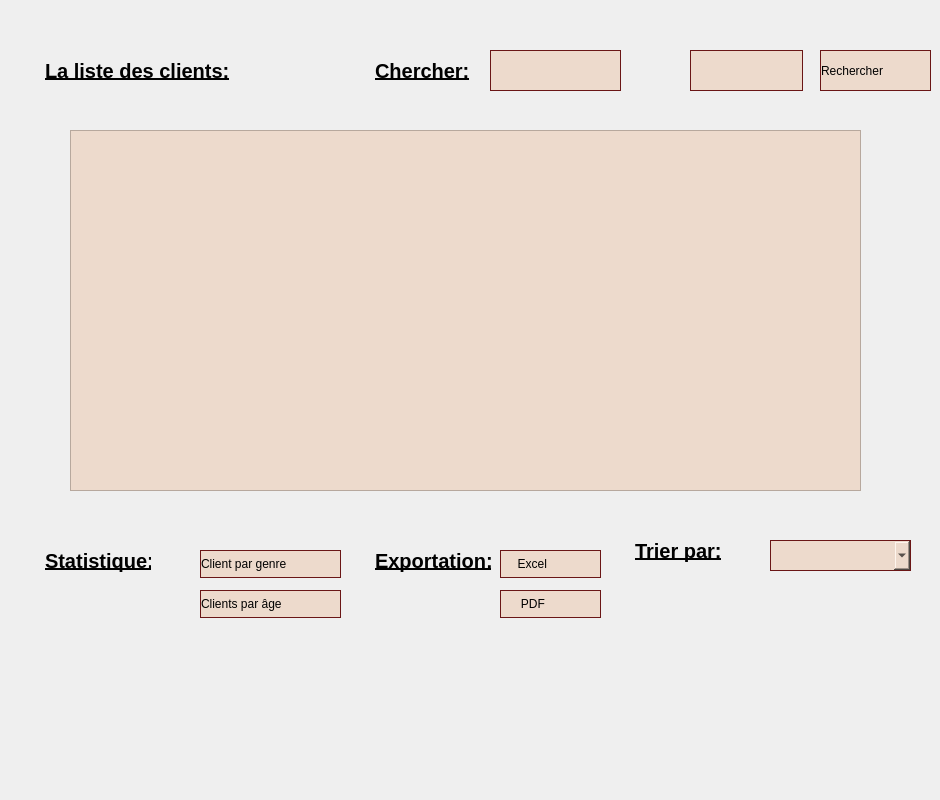
    <widget class="QWidget" name="tab_4">
     <attribute name="title">
      <string>Afficher</string>
     </attribute>
     <widget class="QTableView" name="le_tab">
      <property name="geometry">
       <rect>
        <x>70</x>
        <y>130</y>
        <width>791</width>
        <height>361</height>
       </rect>
      </property>
      <property name="styleSheet">
       <string notr="true">#le_tab
{

background-color: rgb(237, 218, 204);
}</string>
      </property>
     </widget>
     <widget class="QLabel" name="label_24">
      <property name="geometry">
       <rect>
        <x>20</x>
        <y>30</y>
        <width>541</width>
        <height>81</height>
       </rect>
      </property>
      <property name="font">
       <font>
        <family>Arial</family>
        <pointsize>-1</pointsize>
        <weight>75</weight>
        <bold>true</bold>
        <underline>true</underline>
       </font>
      </property>
      <property name="styleSheet">
       <string notr="true">QLabel {
  width: 100%;
  padding: 12px 20px;
  margin: 8px 0;
  display: inline-block;
 
	color: rgb(0, 0, 0);
  font-size: 20px;
font-family:Arial, Helvetica, sans-serif;
}</string>
      </property>
      <property name="text">
       <string>La liste des clients:</string>
      </property>
     </widget>
     <widget class="QPushButton" name="pushButton_3">
      <property name="geometry">
       <rect>
        <x>200</x>
        <y>590</y>
        <width>141</width>
        <height>28</height>
       </rect>
      </property>
      <property name="styleSheet">
       <string notr="true">QPushButton {
background-color: rgb(237, 218, 204);
	
border: none;

	font: italic 10pt &quot;Elephant&quot;;
text-align: left;
border: 1px solid #6a1616;
}
QPushButton:hover {
	color: rgb(255, 255, 255);

background:#6a1616;
border: none;
text-align: left;
}

</string>
      </property>
      <property name="text">
       <string>Clients par âge</string>
      </property>
     </widget>
     <widget class="QPushButton" name="pushButton_4">
      <property name="geometry">
       <rect>
        <x>500</x>
        <y>590</y>
        <width>101</width>
        <height>28</height>
       </rect>
      </property>
      <property name="styleSheet">
       <string notr="true">QPushButton {
background-color: rgb(237, 218, 204);
	
border: none;

	font: italic 10pt &quot;Elephant&quot;;
text-align: left;
border: 1px solid #6a1616;
}
QPushButton:hover {
	color: rgb(255, 255, 255);

background:#6a1616;
border: none;
text-align: left;
}

</string>
      </property>
      <property name="text">
       <string>      PDF</string>
      </property>
     </widget>
     <widget class="QPushButton" name="pushButton_5">
      <property name="geometry">
       <rect>
        <x>200</x>
        <y>550</y>
        <width>141</width>
        <height>28</height>
       </rect>
      </property>
      <property name="styleSheet">
       <string notr="true">QPushButton {
background-color: rgb(237, 218, 204);
	
border: none;

	font: italic 10pt &quot;Elephant&quot;;
text-align: left;
border: 1px solid #6a1616;
}
QPushButton:hover {
	color: rgb(255, 255, 255);

background:#6a1616;
border: none;
text-align: left;
}

</string>
      </property>
      <property name="text">
       <string>Client par genre</string>
      </property>
     </widget>
     <widget class="QComboBox" name="triii">
      <property name="geometry">
       <rect>
        <x>770</x>
        <y>540</y>
        <width>141</width>
        <height>31</height>
       </rect>
      </property>
      <property name="styleSheet">
       <string notr="true">QComboBox {
background-color: rgb(237, 218, 204);
	
border: none;

	font: italic 10pt &quot;Elephant&quot;;
text-align: left;
border: 1px solid #6a1616;
}
QComboBox:hover {
	color: rgb(255, 255, 255);

background:#6a1616;
border: none;
text-align: left;
}

</string>
      </property>
     </widget>
     <widget class="QLineEdit" name="search">
      <property name="geometry">
       <rect>
        <x>690</x>
        <y>50</y>
        <width>113</width>
        <height>41</height>
       </rect>
      </property>
      <property name="styleSheet">
       <string notr="true">background-color: rgb(237, 218, 204);
	
border: none;

	font: italic 10pt &quot;Elephant&quot;;
text-align: left;
border: 1px solid #6a1616;
</string>
      </property>
     </widget>
     <widget class="QPushButton" name="rechercher">
      <property name="geometry">
       <rect>
        <x>820</x>
        <y>50</y>
        <width>111</width>
        <height>41</height>
       </rect>
      </property>
      <property name="styleSheet">
       <string notr="true">QPushButton {
background-color: rgb(237, 218, 204);
	
border: none;

	font: italic 10pt &quot;Elephant&quot;;
text-align: left;
border: 1px solid #6a1616;
}
QPushButton:hover {
	color: rgb(255, 255, 255);

background:#6a1616;
border: none;
text-align: left;
}

</string>
      </property>
      <property name="text">
       <string>Rechercher</string>
      </property>
     </widget>
     <widget class="QPushButton" name="excelll">
      <property name="geometry">
       <rect>
        <x>500</x>
        <y>550</y>
        <width>101</width>
        <height>28</height>
       </rect>
      </property>
      <property name="styleSheet">
       <string notr="true">QPushButton {
background-color: rgb(237, 218, 204);
	
border: none;

	font: italic 10pt &quot;Elephant&quot;;
text-align: left;
border: 1px solid #6a1616;
}
QPushButton:hover {
	color: rgb(255, 255, 255);

background:#6a1616;
border: none;
text-align: left;
}

</string>
      </property>
      <property name="text">
       <string>     Excel</string>
      </property>
     </widget>
     <widget class="QLineEdit" name="rech">
      <property name="geometry">
       <rect>
        <x>490</x>
        <y>50</y>
        <width>131</width>
        <height>41</height>
       </rect>
      </property>
      <property name="styleSheet">
       <string notr="true">background-color: rgb(237, 218, 204);
	
border: none;

	font: italic 10pt &quot;Elephant&quot;;
text-align: left;
border: 1px solid #6a1616;</string>
      </property>
     </widget>
     <widget class="QLabel" name="label_3">
      <property name="geometry">
       <rect>
        <x>10</x>
        <y>730</y>
        <width>71</width>
        <height>61</height>
       </rect>
      </property>
      <property name="text">
       <string/>
      </property>
      <property name="pixmap">
       <pixmap>../../logoooo/logo apppp123.png</pixmap>
      </property>
      <property name="scaledContents">
       <bool>true</bool>
      </property>
     </widget>
     <widget class="QLabel" name="label_25">
      <property name="geometry">
       <rect>
        <x>20</x>
        <y>520</y>
        <width>151</width>
        <height>81</height>
       </rect>
      </property>
      <property name="font">
       <font>
        <family>Arial</family>
        <pointsize>-1</pointsize>
        <weight>75</weight>
        <bold>true</bold>
        <underline>true</underline>
       </font>
      </property>
      <property name="styleSheet">
       <string notr="true">QLabel {
  width: 100%;
  padding: 12px 20px;
  margin: 8px 0;
  display: inline-block;
 
	color: rgb(0, 0, 0);
  font-size: 20px;
font-family:Arial, Helvetica, sans-serif;
}</string>
      </property>
      <property name="text">
       <string>Statistique:</string>
      </property>
     </widget>
     <widget class="QLabel" name="label_26">
      <property name="geometry">
       <rect>
        <x>350</x>
        <y>520</y>
        <width>161</width>
        <height>81</height>
       </rect>
      </property>
      <property name="font">
       <font>
        <family>Arial</family>
        <pointsize>-1</pointsize>
        <weight>75</weight>
        <bold>true</bold>
        <underline>true</underline>
       </font>
      </property>
      <property name="styleSheet">
       <string notr="true">QLabel {
  width: 100%;
  padding: 12px 20px;
  margin: 8px 0;
  display: inline-block;
 
	color: rgb(0, 0, 0);
  font-size: 20px;
font-family:Arial, Helvetica, sans-serif;
}</string>
      </property>
      <property name="text">
       <string>Exportation:</string>
      </property>
     </widget>
     <widget class="QLabel" name="label_27">
      <property name="geometry">
       <rect>
        <x>610</x>
        <y>510</y>
        <width>161</width>
        <height>81</height>
       </rect>
      </property>
      <property name="font">
       <font>
        <family>Arial</family>
        <pointsize>-1</pointsize>
        <weight>75</weight>
        <bold>true</bold>
        <underline>true</underline>
       </font>
      </property>
      <property name="styleSheet">
       <string notr="true">QLabel {
  width: 100%;
  padding: 12px 20px;
  margin: 8px 0;
  display: inline-block;
 
	color: rgb(0, 0, 0);
  font-size: 20px;
font-family:Arial, Helvetica, sans-serif;
}</string>
      </property>
      <property name="text">
       <string>Trier par:</string>
      </property>
     </widget>
     <widget class="QLabel" name="label_28">
      <property name="geometry">
       <rect>
        <x>350</x>
        <y>30</y>
        <width>161</width>
        <height>81</height>
       </rect>
      </property>
      <property name="font">
       <font>
        <family>Arial</family>
        <pointsize>-1</pointsize>
        <weight>75</weight>
        <bold>true</bold>
        <underline>true</underline>
       </font>
      </property>
      <property name="styleSheet">
       <string notr="true">QLabel {
  width: 100%;
  padding: 12px 20px;
  margin: 8px 0;
  display: inline-block;
 
	color: rgb(0, 0, 0);
  font-size: 20px;
font-family:Arial, Helvetica, sans-serif;
}</string>
      </property>
      <property name="text">
       <string>Chercher:</string>
      </property>
     </widget>
    </widget>
